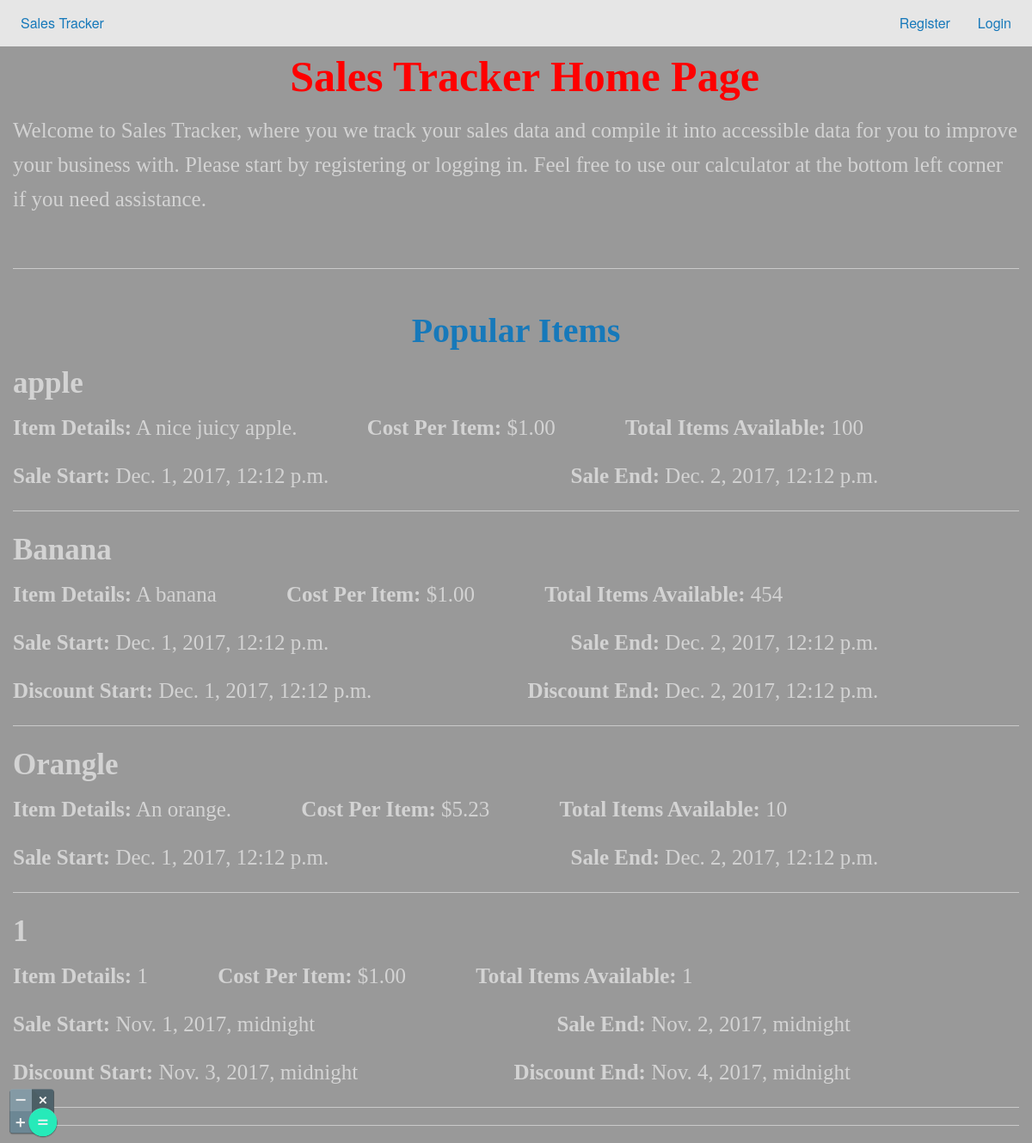
Before: / with the older database file.
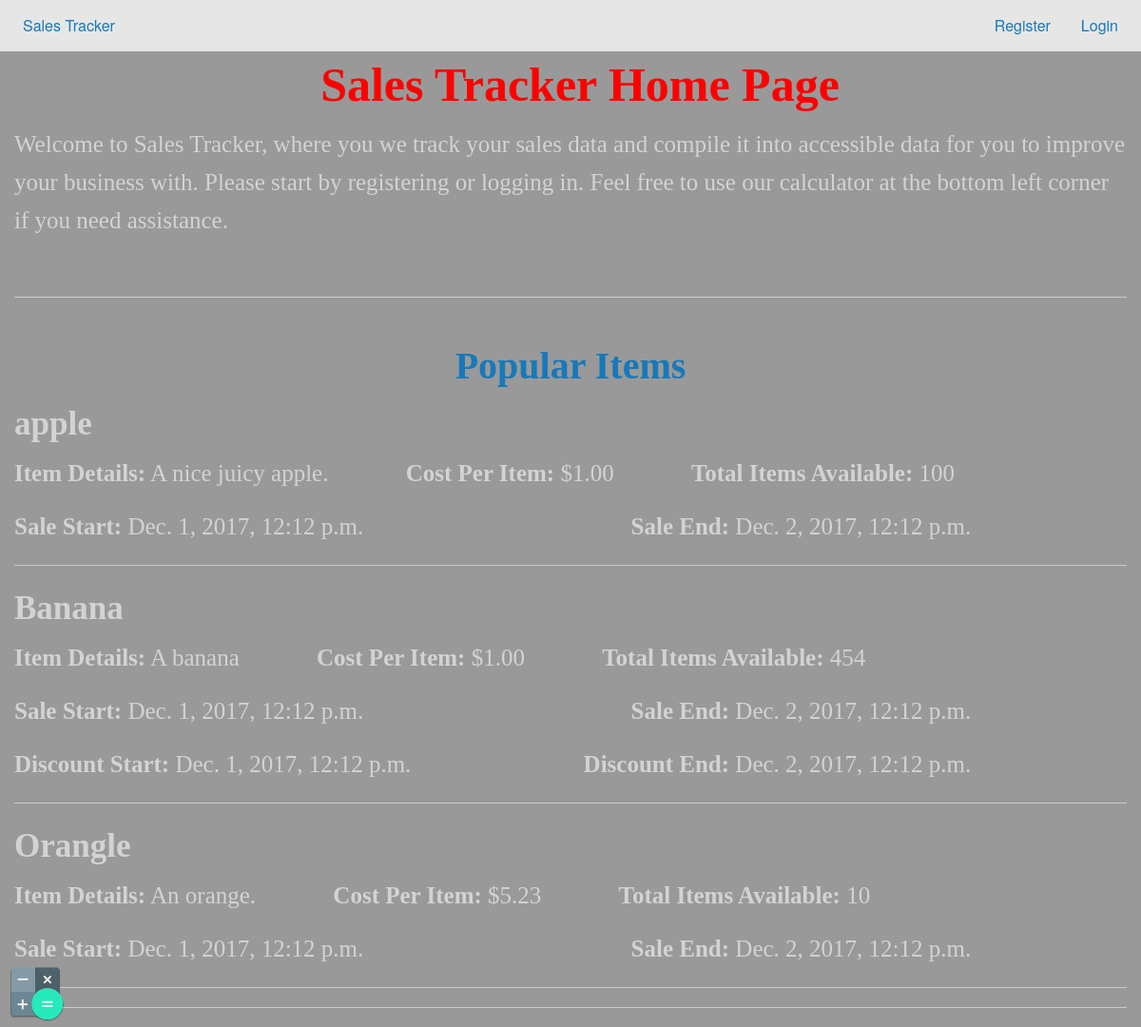
After: the same page with the newer database file.
### main_app/models.py (models this page shows, shortened)
class Item(models.Model):
	user = models.ForeignKey(
		User,
		on_delete = models.CASCADE,
		null = True
	)
	name = models.CharField(
		max_length = 32
	)
	cost = models.DecimalField(
		max_digits = 12,
		decimal_places = 2,
		default = 0.00
	)
	price = models.DecimalField(
		max_digits = 12,
		decimal_places = 2,
		default = 0.00
	)
	units_purchased = models.IntegerField(
		default = 0
	)
	units_available = models.IntegerField(
		default = 0
	)
	units_previously_sold = models.IntegerField(
		default = 0
	)
	units_sold = models.IntegerField(
		default = 0
	)
	sale_start = models.DateTimeField(
		null = True,
		blank = True
	)
	sale_end = models.DateTimeField(
		null = True,
		blank = True
	)
	discount_start = models.DateTimeField(
		null = True,
		blank = True
	)
	discount_end = models.DateTimeField(
		null = True,
		blank = True
	)
	details = models.TextField()
	date_created = models.DateTimeField(
		auto_now_add = True
	)
	date_updated = models.DateTimeField(
		auto_now = True
	)

### main_app/views.py (the view)
# urls.py: url(r'^$', views.index, name="index"),
def index(request):
	user_items, num_user_items = GET_USER_ITEMS(request.user)
	context = {
		'popular_items': GET_POPULAR_ITEMS(),
		'user_items': user_items,
		'num_user_items': num_user_items
	}
	return render(request, 'index.html', context)

### main_app/context_processors.py (called while the page is built)
def processors(request):
    return {
        'website_name': "Sales Tracker"
    }

### main_app/views.py (called while the page is built, shortened)
def GET_USER_ITEMS(user):
	items = None
	count = None
	return items, count

def GET_POPULAR_ITEMS():
	return Item.objects.all().order_by('-units_sold')[:5]

### main_app/templates/index.html (shortened to what this page needs)
{% extends 'base.html' %}
{% block content %}
	<body class="home">
		<h1 class="text-center">Sales Tracker Home Page</h1>
		<p>
			Welcome to Sales Tracker, where you we track your sales data and compile it
			into accessible data for you to improve your business with. Please start by
			registering or logging in. Feel free to use our calculator at the bottom left corner
			if you need assistance.
		</p>
		<br><hr><br>
		{% include 'sub_templates/popular_items.html' %}
	</body>
{% endblock %}

### main_app/templates/sub_templates/popular_items.html (shortened to what this page needs)
<h2 class="text-center"><a href="/">Popular Items</a></h2>
{% for popular_item in popular_items %}
	<div class="item-cont">
		<h3>{{ popular_item.name }}</h3>
		<p>
			<strong>Item Details:</strong> {{ popular_item.details }}&emsp;&emsp;&emsp;
			<strong>Cost Per Item:</strong> ${{ popular_item.cost }}&emsp;&emsp;&emsp;
			<strong>Total Items Available:</strong> {{ popular_item.units_available }}
		</p>
		{% if popular_item.sale_start and popular_item.sale_end %}
			<p>
				<strong>Sale Start:</strong> {{ popular_item.sale_start }}&emsp;&emsp;&emsp;&emsp;&emsp;&emsp;&emsp;&emsp;&emsp;&emsp;&emsp;
				<strong>Sale End:</strong> {{ popular_item.sale_end }}
			</p>
		{% endif %}
		{% if popular_item.discount_start and popular_item.discount_end %}
			<p>
				<strong>Discount Start:</strong> {{ popular_item.discount_start }}&emsp;&emsp;&emsp;&emsp;&emsp;&emsp;&emsp;
				<strong>Discount End:</strong> {{ popular_item.discount_end }}
			</p>
		{% endif %}
	</div>
	<hr>
{% endfor %}
<hr>

Changed rows visible on the page:
removed Item: name "1", details "1", cost "1.00", units_available "1", sale_start "Nov. 1, 2017, midnight", sale_end "Nov. 2, 2017, midnight", discount_start "Nov. 3, 2017, midnight", discount_end "Nov. 4, 2017, midnight"
